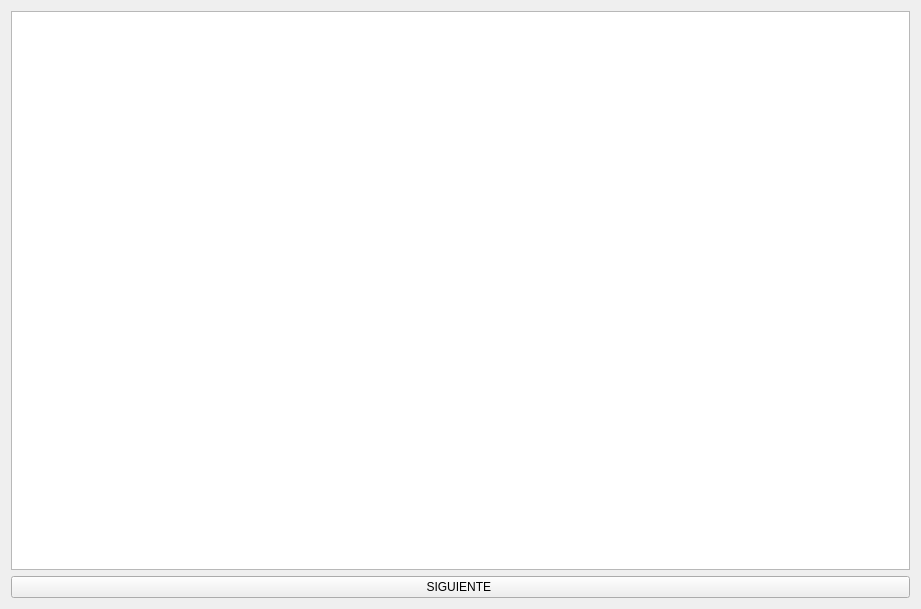
<?xml version="1.0" encoding="UTF-8"?>
<ui version="4.0">
 <class>Comic</class>
 <widget class="QWidget" name="Comic">
  <property name="geometry">
   <rect>
    <x>0</x>
    <y>0</y>
    <width>921</width>
    <height>609</height>
   </rect>
  </property>
  <property name="windowTitle">
   <string>DasLandDesSittich</string>
  </property>
  <property name="windowIcon">
   <iconset resource="Imagenes.qrc">
    <normaloff>:/Imagenes/principal_doble_diomedes.jpg</normaloff>:/Imagenes/principal_doble_diomedes.jpg</iconset>
  </property>
  <layout class="QVBoxLayout" name="verticalLayout">
   <item>
    <widget class="QGraphicsView" name="graphicsView">
     <property name="cursor" stdset="0">
      <cursorShape>PointingHandCursor</cursorShape>
     </property>
     <property name="verticalScrollBarPolicy">
      <enum>Qt::ScrollBarAlwaysOff</enum>
     </property>
     <property name="horizontalScrollBarPolicy">
      <enum>Qt::ScrollBarAlwaysOff</enum>
     </property>
    </widget>
   </item>
   <item>
    <widget class="QPushButton" name="Siguiente">
     <property name="cursor">
      <cursorShape>PointingHandCursor</cursorShape>
     </property>
     <property name="text">
      <string>SIGUIENTE </string>
     </property>
    </widget>
   </item>
  </layout>
 </widget>
 <resources>
  <include location="Imagenes.qrc"/>
 </resources>
 <connections/>
</ui>
